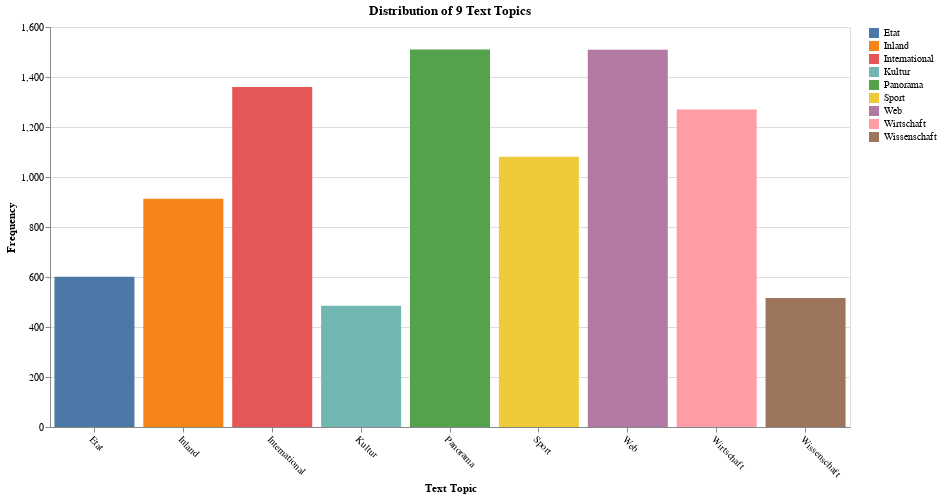

This figure's notebook cell:
### Code cell
base = alt.Chart(df).mark_bar().encode(
    x=alt.X('label:O', title='Text Topic', axis=alt.Axis(labelAngle=45)),
    y=alt.Y('count()', title='Frequency'),
    color=alt.Color('label:N', title=''),
    tooltip=[
        alt.Tooltip('label:O', title='Text Topic'),
        alt.Tooltip('count()', title='Frequency')
    ],
)

final_chart = (base).properties(
    width=800,
    height=400,
    title='Distribution of 9 Text Topics'
)

final_chart

### Figure 1 — Vega specification as saved in the notebook (floating-point values rounded to 4 significant figures)
{"$schema": "https://vega.github.io/schema/vega/v6.json", "data": [{"name": "source_0", "values": [{"__count": 1081, "label": "Sport"}, {"__count": 485, "label": "Kultur"}, {"__count": 1509, "label": "Web"}, {"__count": 1270, "label": "Wirtschaft"}, {"__count": 913, "label": "Inland"}, {"__count": 601, "label": "Etat"}, {"__count": 1360, "label": "International"}, {"__count": 1510, "label": "Panorama"}, {"__count": 516, "label": "Wissenschaft"}]}, {"name": "source_0_x_domain_label", "values": [{"label": "Sport"}, {"label": "Kultur"}, {"label": "Web"}, {"label": "Wirtschaft"}, {"label": "Inland"}, {"label": "Etat"}, {"label": "International"}, {"label": "Panorama"}, {"label": "Wissenschaft"}]}, {"name": "source_0_y_domain___count", "values": [{"min": 485, "max": 1510}]}, {"name": "source_0_color_domain_label", "values": [{"label": "Sport"}, {"label": "Kultur"}, {"label": "Web"}, {"label": "Wirtschaft"}, {"label": "Inland"}, {"label": "Etat"}, {"label": "International"}, {"label": "Panorama"}, {"label": "Wissenschaft"}]}], "marks": [{"type": "rect", "name": "marks", "from": {"data": "source_0"}, "encode": {"update": {"fill": {"field": "label", "scale": "color"}, "x": {"field": "label", "scale": "x"}, "y": {"field": "__count", "scale": "y"}, "y2": {"value": 0, "scale": "y"}, "tooltip": {"signal": "{\"Text Topic\": isValid(datum[\"label\"]) ? datum[\"label\"] : \"\"+datum[\"label\"], \"Frequency\": format(datum[\"__count\"], \"\")}"}, "width": {"signal": "max(0.25, bandwidth('x'))"}}}, "style": ["bar"]}], "scales": [{"name": "x", "type": "band", "domain": {"data": "source_0_x_domain_label", "field": "label", "sort": true}, "range": [0, {"signal": "width"}], "paddingOuter": 0.05, "paddingInner": 0.1}, {"name": "y", "type": "linear", "domain": [{"signal": "(data(\"source_0_y_domain___count\")[0] || {}).min"}, {"signal": "(data(\"source_0_y_domain___count\")[0] || {}).max"}], "range": [{"signal": "height"}, 0], "zero": true, "nice": true}, {"name": "color", "type": "ordinal", "domain": {"data": "source_0_color_domain_label", "field": "label", "sort": true}, "range": "category"}], "axes": [{"scale": "y", "labels": false, "tickCount": {"signal": "ceil(height/40)"}, "maxExtent": 0, "grid": true, "gridScale": "x", "minExtent": 0, "aria": false, "domain": false, "ticks": false, "orient": "left", "zindex": 0}, {"scale": "x", "orient": "bottom", "grid": false, "title": "Text Topic", "labelAngle": 45, "labelAlign": "left", "labelBaseline": "top", "zindex": 0}, {"scale": "y", "zindex": 0, "tickCount": {"signal": "ceil(height/40)"}, "grid": false, "title": "Frequency", "orient": "left", "labelOverlap": true}], "title": {"text": "Distribution of 9 Text Topics", "frame": "group"}, "legends": [{"fill": "color", "symbolType": "square"}], "padding": 5, "height": 400, "background": "white", "width": 800, "style": "cell"}
